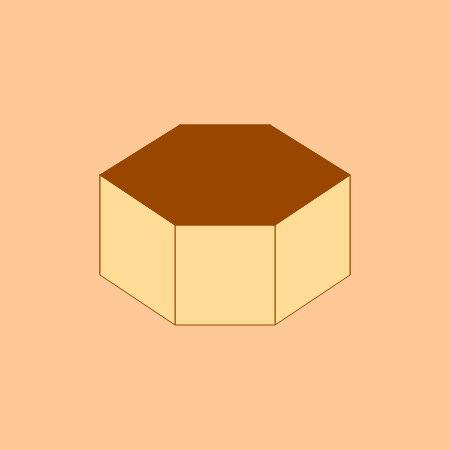
Frame 1 (no input)
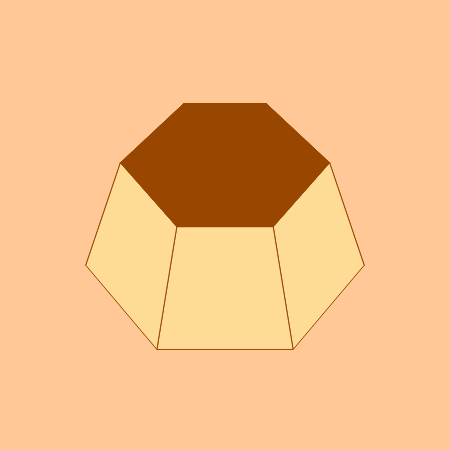
Frame 60 (no input)
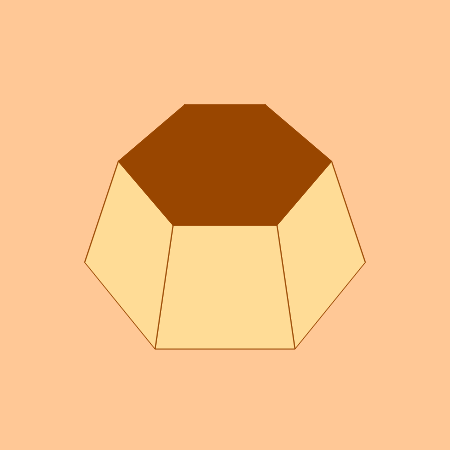
Frame 120 (the mouse pressed at the canvas centre since frame 60)

The p5.js sketch that drew these frames (run headless with seeded random() and noise() and a simulated clock; from frame 60 on, the mouse is pressed at the canvas centre):

// p5.js sketch
// ── sketch.js
let balls = [];
let springs = [];
let b1,b2,b3,b4,b5,b6,b7,bb1,bb2,bb3,bb4,bb5,bb6,bb7;

function setup() {
  createCanvas(450, 450);

  b1 = new Ball(100, 175, 10);
  balls.push(b1);
  b2 = new Ball(180, 125, 10);
  balls.push(b2);
  b3 = new Ball(270, 125, 10);
  balls.push(b3);
  b4 = new Ball(350, 175, 10);
  balls.push(b4);
  b5 = new Ball(275, 225, 10);
  balls.push(b5);
  b6 = new Ball(175, 225, 10);
  balls.push(b6);
  b7 = new Ball(225, 175, 20);
  balls.push(b7);
  
  bb1 = new Ball(100, 275, 20);
  balls.push(bb1);
  bb2 = new Ball(180, 235, 20);
  balls.push(bb2);
  bb3 = new Ball(270, 235, 20);
  balls.push(bb3);
  bb4 = new Ball(350, 275, 20);
  balls.push(bb4);
  bb5 = new Ball(275, 325, 20);
  balls.push(bb5);
  bb6 = new Ball(175, 325, 20);
  balls.push(bb6);
  bb7 = new Ball(225, 275, 20);
  balls.push(bb7);
  
  //top
  springs.push(new Spring(b1, b2, 70, 0.02));
  springs.push(new Spring(b2, b3, 70, 0.02));
  springs.push(new Spring(b3, b4, 70, 0.02));
  springs.push(new Spring(b4, b5, 75, 0.02));
  springs.push(new Spring(b5, b6, 90, 0.02));
  springs.push(new Spring(b6, b1, 75, 0.02));
  springs.push(new Spring(b7, b1, 120, 0.03));
  springs.push(new Spring(b7, b2, 80, 0.03));
  springs.push(new Spring(b7, b3, 80, 0.03));
  springs.push(new Spring(b7, b4, 120, 0.03));
  springs.push(new Spring(b7, b5, 80, 0.03));
  springs.push(new Spring(b7, b6, 80, 0.03));
  
  //bottom
  springs.push(new Spring(bb1, bb2, 90, 0.05));
  springs.push(new Spring(bb2, bb3, 90, 0.05));
  springs.push(new Spring(bb3, bb4, 90, 0.05));
  springs.push(new Spring(bb4, bb5, 100, 0.05));
  springs.push(new Spring(bb5, bb6, 120, 0.05));
  springs.push(new Spring(bb6, bb1, 100, 0.05));
  springs.push(new Spring(bb7, bb1, 160, 0.05));
  springs.push(new Spring(bb7, bb2, 100, 0.05));
  springs.push(new Spring(bb7, bb3, 100, 0.05));
  springs.push(new Spring(bb7, bb4, 160, 0.05));
  springs.push(new Spring(bb7, bb5, 100, 0.05));
  springs.push(new Spring(bb7, bb6, 100, 0.05));
  
  //connection
  springs.push(new Spring(b1, bb1, 105, 0.1));
  springs.push(new Spring(b2, bb2, 125, 0.1));
  springs.push(new Spring(b3, bb3, 125, 0.1));
  springs.push(new Spring(b4, bb4, 105, 0.1));
  springs.push(new Spring(b5, bb5, 125, 0.1));
  springs.push(new Spring(b6, bb6, 125, 0.1));
  springs.push(new Spring(b7, bb7, 95, 0.01));
}

function draw() {
  
  background(255, 200, 150);
  
  stroke(153, 70, 0);
  fill(255, 220, 150);
  beginShape();
  vertex(b1.pos.x, b1.pos.y);
  vertex(bb1.pos.x, bb1.pos.y);
  vertex(bb2.pos.x, bb2.pos.y);
  vertex(b2.pos.x, b2.pos.y);
  endShape(CLOSE);
  
  fill(255, 220, 150);
  beginShape();
  vertex(b2.pos.x, b2.pos.y);
  vertex(bb2.pos.x, bb2.pos.y);
  vertex(bb3.pos.x, bb3.pos.y);
  vertex(b3.pos.x, b3.pos.y);
  endShape(CLOSE);
  
  fill(255, 220, 150);
  beginShape();
  vertex(b3.pos.x, b3.pos.y);
  vertex(bb3.pos.x, bb3.pos.y);
  vertex(bb4.pos.x, bb4.pos.y);
  vertex(b4.pos.x, b4.pos.y);
  endShape(CLOSE);
  
  fill(255, 220, 150);
  beginShape();
  vertex(b4.pos.x, b4.pos.y);
  vertex(bb4.pos.x, bb4.pos.y);
  vertex(bb5.pos.x, bb5.pos.y);
  vertex(b5.pos.x, b5.pos.y);
  endShape(CLOSE);
  
  fill(255, 220, 150);
  beginShape();
  vertex(b5.pos.x, b5.pos.y);
  vertex(bb5.pos.x, bb5.pos.y);
  vertex(bb6.pos.x, bb6.pos.y);
  vertex(b6.pos.x, b6.pos.y);
  endShape(CLOSE);
  
  fill(255, 220, 150);
  beginShape();
  vertex(b6.pos.x, b6.pos.y);
  vertex(bb6.pos.x, bb6.pos.y);
  vertex(bb1.pos.x, bb1.pos.y);
  vertex(b1.pos.x, b1.pos.y);
  endShape(CLOSE);
  
  fill(153, 70, 0);
  beginShape();
  vertex(b1.pos.x, b1.pos.y);
  vertex(b2.pos.x, b2.pos.y);
  vertex(b3.pos.x, b3.pos.y);
  vertex(b4.pos.x, b4.pos.y);
  vertex(b5.pos.x, b5.pos.y);
  vertex(b6.pos.x, b6.pos.y);
  vertex(b1.pos.x, b1.pos.y);
  endShape(CLOSE);

  for (let s of springs) {
    s.update();
    s.display();
  }

  beginShape();
  for (let b of balls) {
    b.drag();
    b.bounce();
    b.update();
  }
  endShape(CLOSE);
}



class Spring {
  constructor(a, b, restLength, stiffness) {
    this.bobA = a;
    this.bobB = b;
    this.len = restLength;
    this.k = stiffness; 
  }
  update() {
    let vector = p5.Vector.sub(this.bobB.pos, this.bobA.pos);
    let distance = vector.mag();
    let stretch = distance - this.len;
    let strength = -1 * stretch * this.k; 
    
    let force = vector.copy();
    force.normalize();
    force.mult(strength);
    this.bobB.applyForce(force);

    let force1 = vector.copy();
    force1.normalize();
    force1.mult(strength * -1);
    this.bobA.applyForce(force1);
  }
  display() {
    noStroke();
    line(this.bobA.pos.x, this.bobA.pos.y, this.bobB.pos.x, this.bobB.pos.y);
  }
}

class Ball {
  constructor(x, y, rad) {
    this.pos = createVector(x, y);
    this.vel = createVector(0, 0);
    this.acc = createVector(0, 0);
    this.rad = rad;
    this.mass = rad * 0.5; // MASS!
    this.damping = 0.94;
  }
  update() {
    this.vel.add(this.acc);
    this.pos.add(this.vel);
    this.acc.mult(0);

    this.vel.mult(this.damping); 
  }
  applyForce(f) {
    if (this.mass > 0) {
      let force = p5.Vector.div(f, this.mass);
      this.acc.add(force);
    }
  }
 
  bounce() {
    // x
    if (this.pos.x < 0) {
      this.pos.x = 0;
      this.vel.x = -this.vel.x;
    } else if (this.pos.x > width) {
      this.pos.x = width;
      this.vel.x = -this.vel.x;
    }
    // y
    if (this.pos.y < 0) {
      this.pos.y = 0;
      this.vel.y = -this.vel.y;
    } else if (this.pos.y > height) {
      this.pos.y = height;
      this.vel.y = -this.vel.y;
    }
  }
  drag() {
    if (mouseIsPressed) {
      let distance = dist(this.pos.x, this.pos.y, mouseX, mouseY);
      if (distance < this.rad) {
        // in
        this.pos.x = mouseX;
        this.pos.y = mouseY;
      }
    }
  }
}
